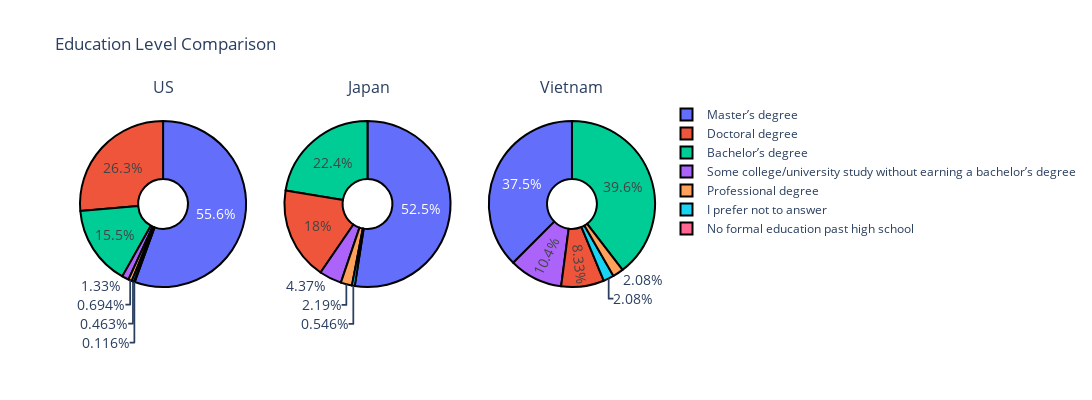

Notebook cell for this chart:
### Code cell
fig = make_subplots(rows=1, cols=3, specs=[[{'type':'domain'}, {'type':'domain'},{'type':'domain'}]], 
                    subplot_titles=('US', 'Japan','Vietnam'))

fig.add_trace(
    go.Pie(labels=us_edu["Education"], 
           values=us_edu["Count"],
           name = "U.S"), 
           1, 1) 

fig.add_trace(
    go.Pie(labels=japan_edu["Education"], 
           values=japan_edu["Count"],
           name = "Japan"), 
           1, 2) 

fig.add_trace(
    go.Pie(labels=vietnam_edu["Education"], 
           values=vietnam_edu["Count"],
           name = "Vietnam"), 
           1, 3) 

fig.update_traces(hoverinfo="label+value")
fig.update_layout(
    title_text="Education Level Comparison",
    height=400, width=1100)
fig.update_traces(hoverinfo='label+value+percent', textinfo='percent', textfont_size=14,
                  marker=dict(line=dict(color='#000000', width=2)))
fig.update_traces(hole=.3)
fig.show()

### Figure 1 — Plotly figure (JSON) as saved in the notebook; plotly's stock layout.template omitted (floating-point values rounded to 4 significant figures)
{"data": [{"domain": {"x": [0, 0.2889], "y": [0, 1]}, "hole": 0.3, "hoverinfo": "label+value+percent", "labels": ["Bachelor’s degree", "Doctoral degree", "I prefer not to answer", "Master’s degree", "No formal education past high school", "Professional degree", "Some college/university study without earning a bachelor’s degree"], "marker": {"line": {"color": "#000000", "width": 2}}, "name": "U.S", "textfont": {"size": 14}, "textinfo": "percent", "type": "pie", "values": [268, 455, 8, 960, 2, 12, 23]}, {"domain": {"x": [0.3556, 0.6444], "y": [0, 1]}, "hole": 0.3, "hoverinfo": "label+value+percent", "labels": ["Bachelor’s degree", "Doctoral degree", "I prefer not to answer", "Master’s degree", "Professional degree", "Some college/university study without earning a bachelor’s degree"], "marker": {"line": {"color": "#000000", "width": 2}}, "name": "Japan", "textfont": {"size": 14}, "textinfo": "percent", "type": "pie", "values": [41, 33, 1, 96, 4, 8]}, {"domain": {"x": [0.7111, 1], "y": [0, 1]}, "hole": 0.3, "hoverinfo": "label+value+percent", "labels": ["Bachelor’s degree", "Doctoral degree", "I prefer not to answer", "Master’s degree", "Professional degree", "Some college/university study without earning a bachelor’s degree"], "marker": {"line": {"color": "#000000", "width": 2}}, "name": "Vietnam", "textfont": {"size": 14}, "textinfo": "percent", "type": "pie", "values": [19, 4, 1, 18, 1, 5]}], "layout": {"annotations": [{"font": {"size": 16}, "showarrow": false, "text": "US", "x": 0.1444, "xanchor": "center", "xref": "paper", "y": 1, "yanchor": "bottom", "yref": "paper"}, {"font": {"size": 16}, "showarrow": false, "text": "Japan", "x": 0.5, "xanchor": "center", "xref": "paper", "y": 1, "yanchor": "bottom", "yref": "paper"}, {"font": {"size": 16}, "showarrow": false, "text": "Vietnam", "x": 0.8556, "xanchor": "center", "xref": "paper", "y": 1, "yanchor": "bottom", "yref": "paper"}], "height": 400, "title": {"text": "Education Level Comparison"}, "width": 1100}}
